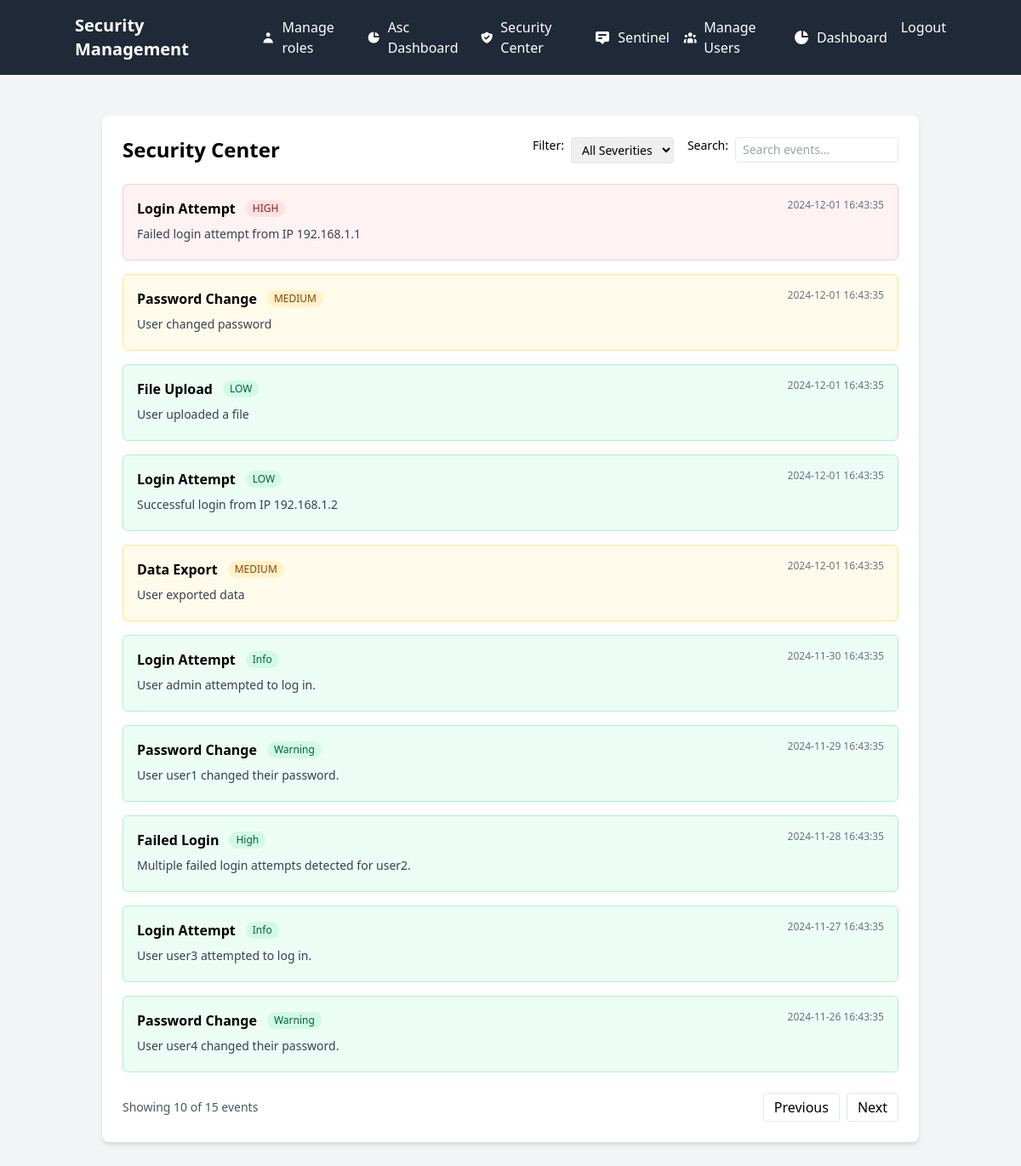
The page /security-center (signed in) on the database as committed earlier.
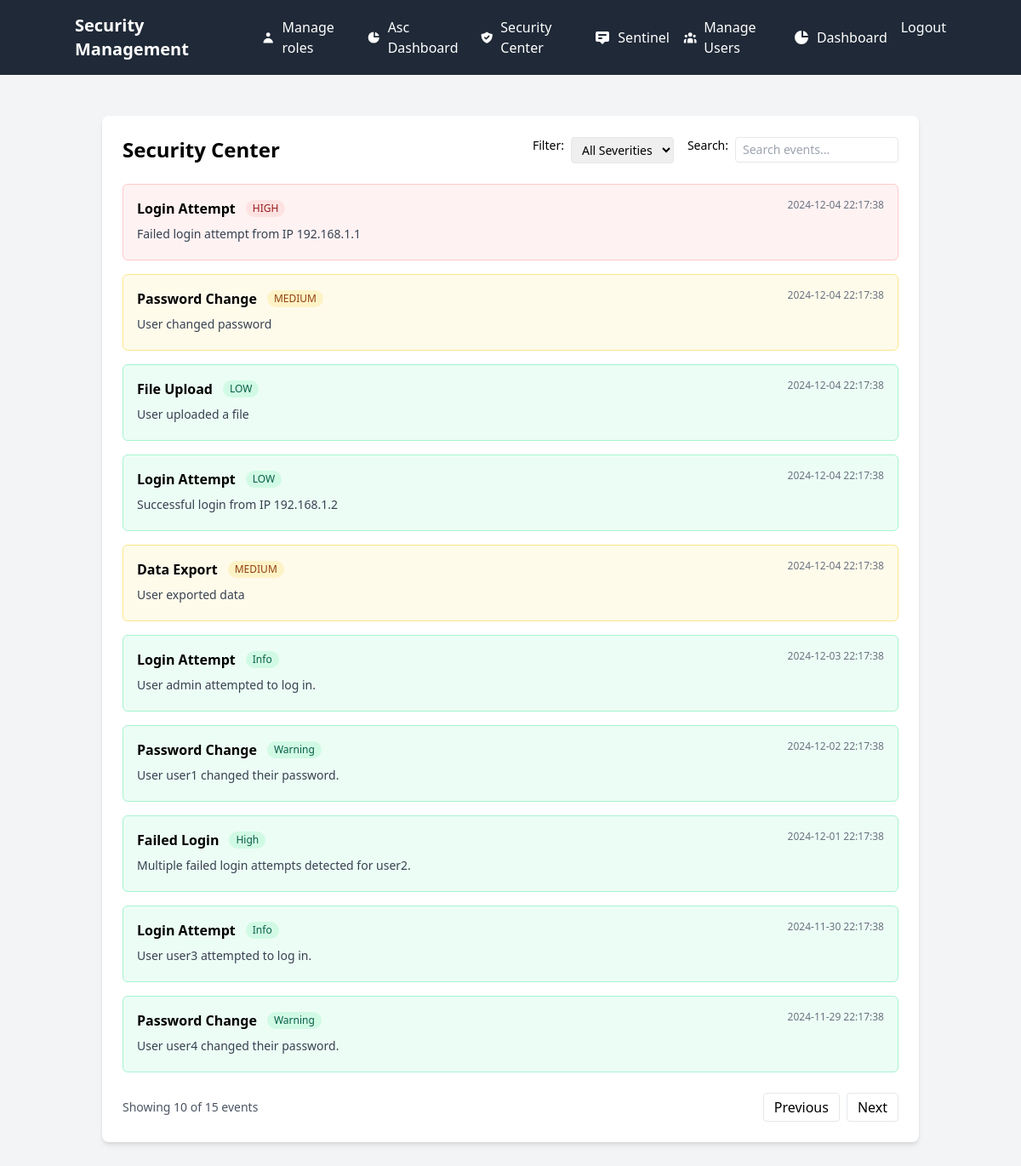
The same page on the database as committed later.
### app.py (models this page shows)
class SecurityEvent(db.Model):
    id = db.Column(db.Integer, primary_key=True)
    timestamp = db.Column(db.DateTime, nullable=False, default=datetime.datetime.utcnow)
    event_type = db.Column(db.String(50), nullable=False)
    severity = db.Column(db.String(20), nullable=False)
    description = db.Column(db.Text, nullable=False)

### app.py (the view)
@app.route('/security-center')
@login_required
def security_center():
    page = request.args.get('page', 1, type=int)
    per_page = 10  # Adjust as needed
    events_query = SecurityEvent.query.order_by(SecurityEvent.timestamp.desc())
    events_pagination = events_query.paginate(page=page, per_page=per_page)
    return render_template('security_center.html',
                           events=events_pagination.items,
                           total_events=events_pagination.total,
                           current_page=page,
                           total_pages=events_pagination.pages)

### app.py (called while the page is built)
@login_manager.user_loader
def load_user(user_id):
    return db.session.get(User, int(user_id))

    def has_permission(self, permission_name):
        if not self.role_relation:
            return False
        return db.session.query(
            exists().where(
                and_(
                    RolePermission.role_id == self.role_relation.id,
                    Permission.name == permission_name
                )
            )
        ).scalar()

### templates/security_center.html (shortened to what this page needs)
{% extends "base.html" %}
{% block content %}
<div class="container mx-auto px-4 py-8">
    <div class="bg-white p-6 rounded-lg shadow-md">
        <div class="flex justify-between items-center mb-6">
            <h2 class="text-2xl font-bold">Security Center</h2>
            <div class="flex items-center space-x-4">
                <div class="flex space-x-2">
                    <span class="text-sm font-medium">Filter:</span>
                    <select id="severity-filter" class="border rounded px-2 py-1 text-sm">
                        <option value="all">All Severities</option>
                    </select>
                </div>
                <div class="flex space-x-2">
                    <span class="text-sm font-medium">Search:</span>
                    <input type="text" id="event-search"
                           placeholder="Search events..."
                           class="border rounded px-2 py-1 text-sm w-48">
                </div>
            </div>
        </div>
        <div id="events-container" class="space-y-4">
            {% for event in events %}
            <div class="event-item border p-4 rounded-md
                {% if event.severity == 'HIGH' %}bg-red-50 border-red-200
                {% elif event.severity == 'MEDIUM' %}bg-yellow-50 border-yellow-200
                {% else %}bg-green-50 border-green-200{% endif %}"
                 data-severity="{{ event.severity }}"
                 data-description="{{ event.description|lower }}">
                <div class="flex justify-between items-start">
                    <div class="flex-grow pr-4">
                        <div class="flex items-center mb-2">
                            <h4 class="font-semibold mr-3">{{ event.event_type }}</h4>
                            <span class="px-2 py-0.5 text-xs rounded-full
                                {% if event.severity == 'HIGH' %}bg-red-100 text-red-800
                                {% elif event.severity == 'MEDIUM' %}bg-yellow-100 text-yellow-800
                                {% else %}bg-green-100 text-green-800{% endif %}">
                                {{ event.severity }}
                            </span>
                        </div>
                        <p class="text-sm text-gray-700 mb-1">{{ event.description }}</p>
                    </div>
                    <div class="text-right">
                        <p class="text-xs text-gray-500">
                            {{ event.timestamp.strftime('%Y-%m-%d %H:%M:%S') }}
                        </p>
                    </div>
                </div>
            </div>
            {% endfor %}
        </div>
        <div class="mt-6 flex justify-between items-center">
            <div class="text-sm text-gray-600">
                Showing {{ events|length }} of {{ total_events }} events
            </div>
            <div class="flex space-x-2">
                <button id="prev-page" class="px-3 py-1 border rounded hover:bg-gray-100">
                    Previous
                </button>
                <button id="next-page" class="px-3 py-1 border rounded hover:bg-gray-100">
                    Next
                </button>
            </div>
        </div>
    </div>
</div>
{% endblock %}

### templates/base.html (shortened to what this page needs)
<!DOCTYPE html>
<html lang="en">
<head>
    <link href="https://cdn.jsdelivr.net/npm/tailwindcss@2.2.19/dist/tailwind.min.css" rel="stylesheet">
</head>
<body class="bg-gray-100" x-data="{ mobileMenuOpen: false }">
    <nav class="bg-gray-800 text-white p-4">
        <div class="container mx-auto flex justify-between items-center">
            <div class="flex items-center">
                <h1 class="text-xl font-bold mr-6">Security Management</h1>
            </div>
            <div class="hidden md:flex space-x-4">
                {% if current_user.is_authenticated %}
                    <a href="{{ url_for('admin_bp.manage_roles') }}" class="hover:text-gray-200 flex items-center">
                        <svg xmlns="http://www.w3.org/2000/svg" class="h-5 w-5 mr-2" viewBox="0 0 20 20" fill="currentColor">
                            <path fill-rule="evenodd" d="M10 9a3 3 0 100-6 3 3 0 000 6zm-7 9a7 7 0 1114 0H3z" clip-rule="evenodd" />
                        </svg>
                        Manage roles
                    </a>
                    <a href="{{ url_for('asc_dashboard') }}" class="hover:text-gray-200 flex items-center">
                        <svg xmlns="http://www.w3.org/2000/svg" class="h-5 w-5 mr-2" viewBox="0 0 20 20" fill="currentColor">
                            <path d="M2 10a8 8 0 018-8v8h8a8 8 0 11-16 0z" />
                            <path d="M12 2.252A8.014 8.014 0 0117.748 8H12V2.252z" />
                        </svg>
                        Asc Dashboard
                    </a>
                    <a href="{{ url_for('security_center') }}" class="hover:text-gray-200 flex items-center">
                        Security Center
                    </a>
                    <a href="{{ url_for('sentinel') }}" class="hover:text-gray-200 flex items-center">
                        <svg xmlns="http://www.w3.org/2000/svg" class="h-5 w-5 mr-2" viewBox="0 0 20 20" fill="currentColor">
                            <path fill-rule="evenodd" d="M18 13V5a2 2 0 00-2-2H4a2 2 0 00-2 2v8a2 2 0 002 2h3l3 3 3-3h3a2 2 0 002-2zM5 7a1 1 0 011-1h8a1 1 0 110 2H6a1 1 0 01-1-1zm1 3a1 1 0 100 2h3a1 1 0 100-2H6z" clip-rule="evenodd" />
                        </svg>
                        Sentinel
                    </a>
                    <a href="{{ url_for('admin_bp.manage_users') }}" class="hover:text-gray-200 flex items-center">
                        Manage Users
                    </a>
                    <a href="{{ url_for('admin_bp.admin_dashboard') }}" class="hover:text-gray-200 flex items-center">
                        <svg xmlns="http://www.w3.org/2000/svg" class="h-5 w-5 mr-2" viewBox="0 0 20 20" fill="currentColor">
                            <path d="M2 10a8 8 0 018-8v8h8a8 8 0 11-16 0z" />
                            <path d="M12 2.252A8.014 8.014 0 0117.748 8H12V2.252z" />
                        </svg>
                        Dashboard
                    </a>
                    <form action="{{ url_for('logout') }}" method="POST" class="inline">
                        <button type="submit" class="hover:text-gray-200">Logout</button>
                    </form>
                {% else %}
                    <a href="{{ url_for('login') }}" class="hover:text-gray-200">Login</a>
                    <a href="{{ url_for('register') }}" class="hover:text-gray-200">Register</a>
                {% endif %}
            </div>
        </div>
    </nav>
    <div class="container mx-auto p-4">
        {% block content %}{% endblock %}
    </div>
</body>
</html>

Rows that differ between the two databases and show on the page:
changed SecurityEvent "Failed login attempt from IP 192.168.1.1": timestamp "2024-12-01 16:43:35" → "2024-12-04 22:17:38"
changed SecurityEvent "User changed password": timestamp "2024-12-01 16:43:35" → "2024-12-04 22:17:38"
changed SecurityEvent "File Upload": timestamp "2024-12-01 16:43:35" → "2024-12-04 22:17:38"
changed SecurityEvent "Successful login from IP 192.168.1.2": timestamp "2024-12-01 16:43:35" → "2024-12-04 22:17:38"
changed SecurityEvent "Data Export": timestamp "2024-12-01 16:43:35" → "2024-12-04 22:17:38"
changed SecurityEvent "User admin attempted to log in.": timestamp "2024-11-30 16:43:35" → "2024-12-03 22:17:38"
changed SecurityEvent "User user1 changed their password.": timestamp "2024-11-29 16:43:35" → "2024-12-02 22:17:38"
changed SecurityEvent "Failed Login": timestamp "2024-11-28 16:43:35" → "2024-12-01 22:17:38"
changed SecurityEvent "User user3 attempted to log in.": timestamp "2024-11-27 16:43:35" → "2024-11-30 22:17:38"
changed SecurityEvent "User user4 changed their password.": timestamp "2024-11-26 16:43:35" → "2024-11-29 22:17:38"
